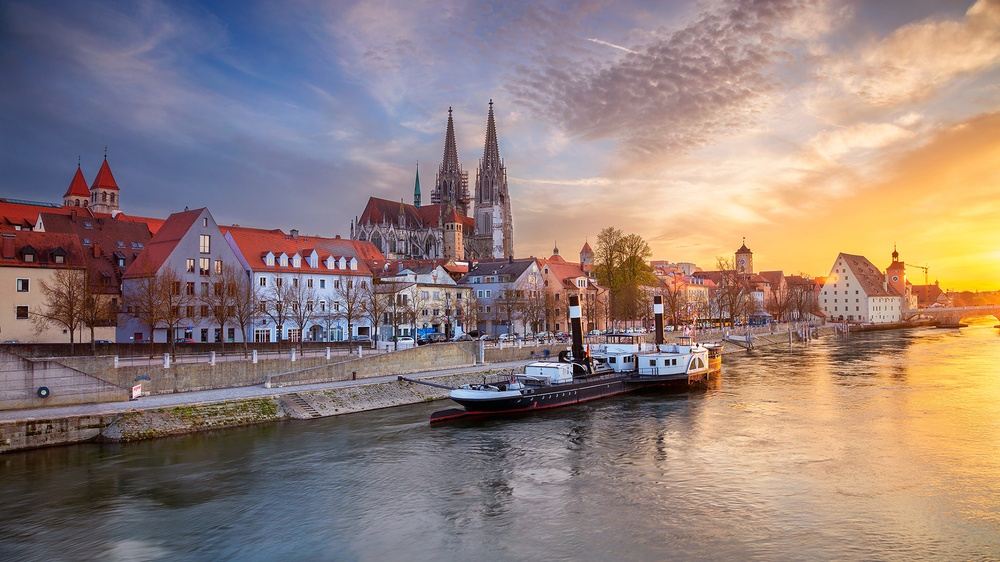
#> input picture practice 1 triangle/bear.jpg, 1000 x 562 px, shrunk from 1920 x 1080 before the run
$ python triangleCheckResult.py
#> lines starting #> are read from the running program, lines starting #| are printed output that depends on the picture
# Для выполнения практической работы номер 2 используйте ЭТОТ файл
import random
from PIL import Image, ImageDraw #Подключим необходимые библиотеки

image = Image.open("bear.jpg") #Открываем изображение
#> image is the input picture: PIL image 1000x562 RGB; mean R, G, B 147.5, 128, 122.7
draw = ImageDraw.Draw(image) #Создаем инструмент для рисования
width  = image.size[0] #Определяем ширину
#> width = 1000
height = image.size[1] #Определяем высоту
#> height = 562
pix = image.load() #Выгружаем значения пикселей
def sign(x): # знак числа
        if x > 0:
                return 1
        if x < 0:
                return -1
        return 0
def lineP(p1, p2, color):  # рисуем линию из точки p1(x1,y1) в точку p2(x2,y2)
        x1 = p1[0]  # Перекладываем координаты точек в более понятные переменные
        y1 = p1[1]
        x2 = p2[0]
        y2 = p2[1]
        dX = abs(x2 - x1) # Вычисляем "смещение по X"
        dY = abs(y2 - y1) # Вычисляем "смещение по Y"
        if dX >= dY: # если наклон по X больше Y, то X меняем на 1 и смотрим Y
            if x1 > x2: # если точка 2 правее точки 1, меняем их местами
                    x1, x2 = x2, x1
                    y1, y2 = y2, y1
            err = 0 # накапливаемая "ошибка"
            dErr = dY # "Изменение ошибки"
            y = y1    # текущий Y (начальное значение)
            dirY = sign(y2 - y1) # направление изменения Y
            for x in range(x1, x2 + 1): # перебираем все X от x1 до x2
                    draw.point((x,y),color) # закрашиваем пиксель (x,y)
                    err += dErr             # добавляем "смежение" к "ошибке"
                    if err + err >= dX: # если "ошибка" накопилась
                            y += dirY   # изменяем Y на 1
                            err -= dX   # вычитаем из "ошибки" dX
        else: # если наклон по Y больше, то, наоборот, Y меняем на 1 и смотрим X
            if y1 > y2: # если точка 2 ближе точки 1, меняем их местами
                    x1, x2 = x2, x1
                    y1, y2 = y2, y1
            err = 0 # накапливаемая "ошибка"
            dErr = dX
            x = x1
            dirX = sign(x2 - x1)
            for y in range(y1, y2 + 1):
                    draw.point((x,y),color)
                    err += dErr
                    if err + err >= dY:
                            x += dirX
                            err -= dY
def triangle (p1, p2, p3, color): # Рисуем треугольник по трем точкам - p1, p2, p3
	# Сейчас здесь вместо заливки треугольника просто рисуются его границы
	# Нужно именно здесь расположить код своей программы, которая будет
	# Закрашивать треугольник
        lineP(p1, p2, color)
        lineP(p2, p3, color)
        lineP(p1, p3, color)

        point1 = []
        point2 = []
        point3 = []

        if(p1[0] < p2[0] and p1[0] < p3[0]):
                point1 = p1
                if(p2[0] < p3[0]):
                        point2 = p2
                        point3 = p3
                else:
                        point2 = p3
                        point3 = p2

        elif(p2[0] < p3[0] and p2[0] < p1[0]):
                point1 = p2
                if(p1[0] < p3[0]):
                        point2 = p1
                        point3 = p3
                else:
                        point2 = p3
                        point3 = p1

        elif(p3[0] < p2[0] and p3[0] < p1[0]):
                point1 = p3
                if(p1[0] < p2[0]):
                        point2 = p1
                        point3 = p2
                else:
                        point2 = p2
                        point3 = p1

        x1 = point1[0]
        x2 = point2[0]
        x3 = point3[0]
        y1 = point1[1]
        y2 = point2[1]
        y3 = point3[1]

        for i in range(x1, x2+1):
                lineP([i, y1 + ((i - x1)*(y2 - y1))//(x2 - x1)], [i, y1 + ((i - x1)*(y3 - y1))//(x3 - x1)], color)

        for i in range(x2, x3+1):
                lineP([i, y2 + ((i - x2)*(y3 - y2))//(x3 - x2)], [i, y1 + ((i - x1)*(y3 - y1))//(x3 - x1)], color)


# В следующих строках задаются цвета треугольников и точки, по которым они строятся
black = (0,0,0)
green = (0,200,0)
red = (200,0,0)
blue = (0,0,200)
t1 = (0,height//4)
#> t1 = (0, 140)
t2 = (width//2, 0)
#> t2 = (500, 0)
t3 = (width//4, height//2)
#> t3 = (250, 281)
t4 = (width-1,height//2)
#> t4 = (999, 281)
t5 = (width//2,height//4)
#> t5 = (500, 140)
t6 = (width*3//4,0)
#> t6 = (750, 0)
t7 = (0,height//2)
#> t7 = (0, 281)
t8 = (width//4,height-1)
t9 = (width//2,height*3//4)
t10 = (width-1,height*3//4)
t11 = (width*3//4,height//2)
t12 = (width//2,height-1)
# Ниже вызываем заливку 4-х треугольников для проверки работы программы
triangle(t1, t2, t3, green)
#> after the loop in lineP, `for x in range(x1, x2 + 1):`: err = 140; y = 0
triangle(t4, t5, t6, red)
triangle(t7, t8, t9, blue)
triangle(t10, t11, t12, black)

image.show()
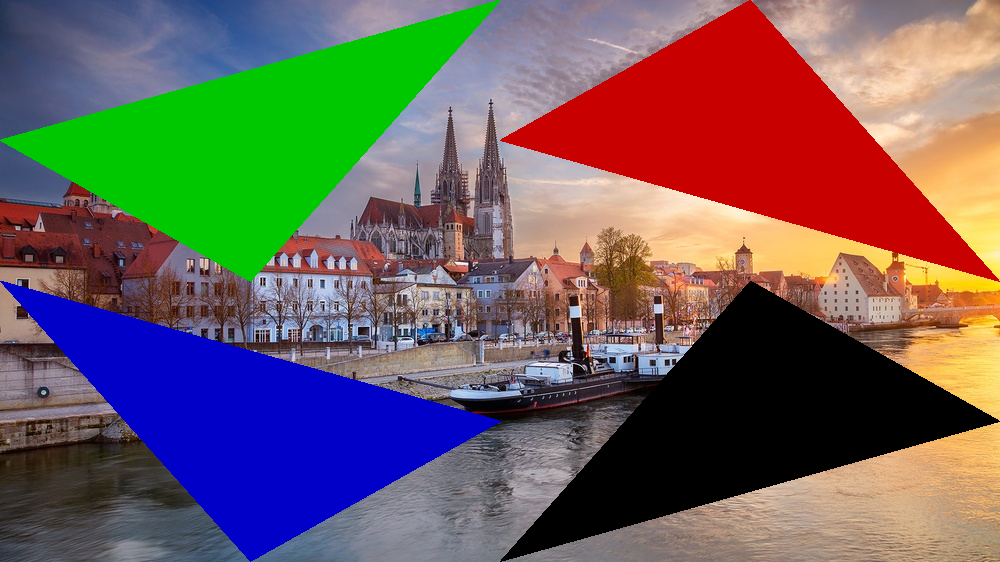
#> shown: PIL image 1000x562 RGB; mean R, G, B 108.1, 95.5, 92
#image.save("result.jpg")
del draw
